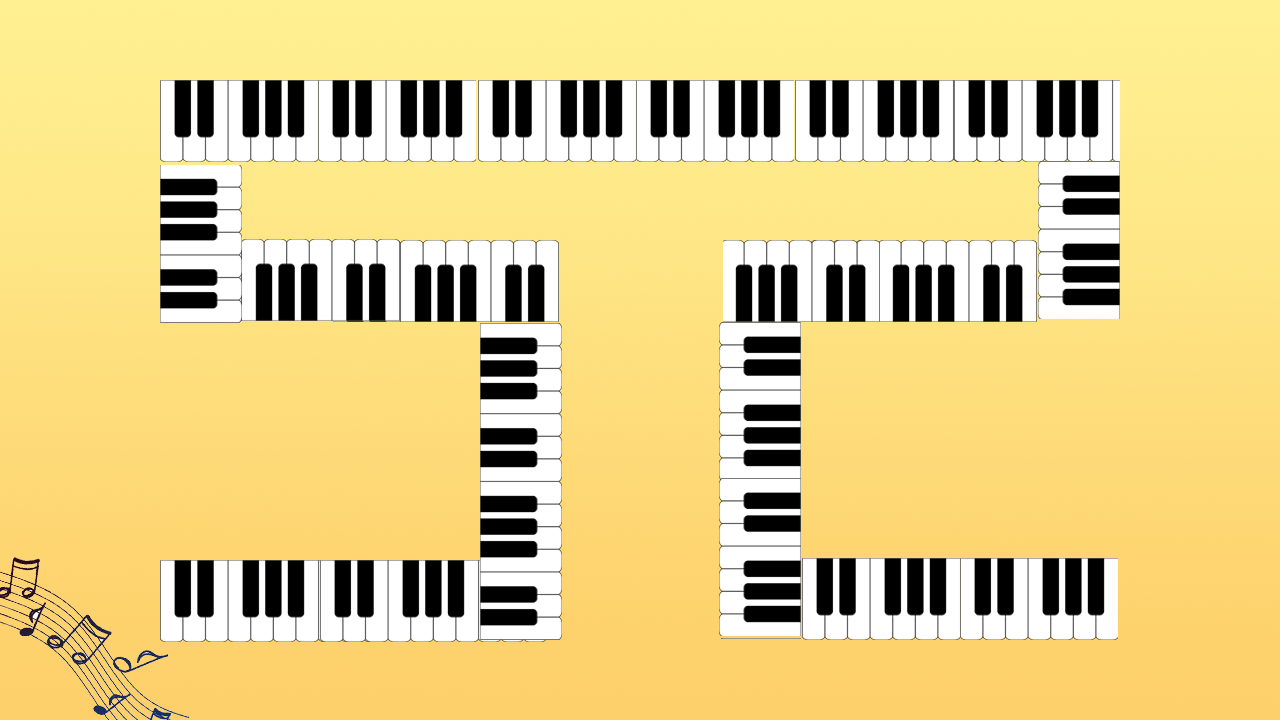

Tiled map render using the project's own tile images. Description and the map definition, with tile-layer contents summarised, below:
An orthogonal 16x9 tile map with 80x80 px tiles, 1 tile layer (块层 1) and 38 objects (enemy, baby).

<map version="1.0" orientation="orthogonal" width="16" height="9" tilewidth="80" tileheight="80">
 <tileset firstgid="1" name="3" tilewidth="80" tileheight="80">
  <image source="3.png" width="1280" height="720" />
 </tileset>
 <layer name="块层 1" width="16" height="9">
  <data>[144 cells, 144 non-empty, 144 distinct tile ids]</data>
 </layer>
 <objectgroup name="road" width="16" height="9" visible="0">
  <object x="768" y="560" width="348" height="76">
   <properties>
    <property name="direction" value="left" />
   </properties>
  </object>
  <object x="722" y="282" width="80" height="356">
   <properties>
    <property name="direction" value="up" />
   </properties>
  </object>
  <object x="720" y="240" width="358" height="82">
   <properties>
    <property name=" direction" value="right" />
   </properties>
  </object>
  <object x="1040" y="122" width="78" height="200">
   <properties>
    <property name=" direction" value="up" />
   </properties>
  </object>
  <object x="202" y="80" width="916" height="78">
   <properties>
    <property name="direction" value="left" />
   </properties>
  </object>
  <object x="160" y="80" width="80" height="204">
   <properties>
    <property name="direction" value="down" />
   </properties>
  </object>
  <object x="160" y="240" width="354" height="80">
   <properties>
    <property name="direction" value="right" />
   </properties>
  </object>
  <object x="480" y="240" width="80" height="360">
   <properties>
    <property name="direction" value="down" />
   </properties>
  </object>
  <object x="160" y="560" width="400" height="80">
   <properties>
    <property name="direction" value="left" />
   </properties>
  </object>
 </objectgroup>
 <objectgroup name="people" width="16" height="9" visible="0">
  <object name="enemy" x="1072" y="580" width="26" height="30" />
  <object name="baby" x="80" y="560" width="80" height="80" />
 </objectgroup>
 <objectgroup name="tower" width="16" height="9" visible="0">
  <object x="800" y="480" width="80" height="80">
   <properties>
    <property name="type" value="5,6,7" />
   </properties>
  </object>
  <object x="640" y="400" width="80" height="80">
   <properties>
    <property name="type" value="5,6,7" />
   </properties>
  </object>
  <object x="560" y="400" width="80" height="80">
   <properties>
    <property name="type" value="5,6,7" />
   </properties>
  </object>
  <object x="400" y="480" width="80" height="80">
   <properties>
    <property name="type" value="5,6,7" />
   </properties>
  </object>
  <object x="240" y="320" width="80" height="80">
   <properties>
    <property name="type" value="5,6,7" />
   </properties>
  </object>
  <object x="960" y="320" width="80" height="80">
   <properties>
    <property name="type" value="5,6,7" />
   </properties>
  </object>
  <object x="400" y="160" width="80" height="80">
   <properties>
    <property name="type" value="5,6,7" />
   </properties>
  </object>
  <object x="800" y="160" width="80" height="80">
   <properties>
    <property name="type" value="5,6,7" />
   </properties>
  </object>
 </objectgroup>
 <objectgroup name="barrier" width="16" height="9">
  <object x="800" y="320" height="240" />
  <object x="800" y="560" width="320" />
  <object x="1120" y="560" height="80" />
  <object x="720" y="640" width="400" />
  <object x="720" y="240" height="400" />
  <object x="720" y="240" width="320" />
  <object x="1040" y="160" height="80" />
  <object x="240" y="160" width="800" />
  <object x="240" y="160" height="80" />
  <object x="240" y="240" width="320" />
  <object x="560" y="240" height="400" />
  <object x="80" y="640" width="480" />
  <object x="80" y="560" width="400" />
  <object x="480" y="320" height="240" />
  <object x="160" y="320" width="320" />
  <object x="160" y="80" height="240" />
  <object x="160" y="80" width="960" />
  <object x="1120" y="80" height="240" />
  <object x="800" y="320" width="320" />
 </objectgroup>
</map>
